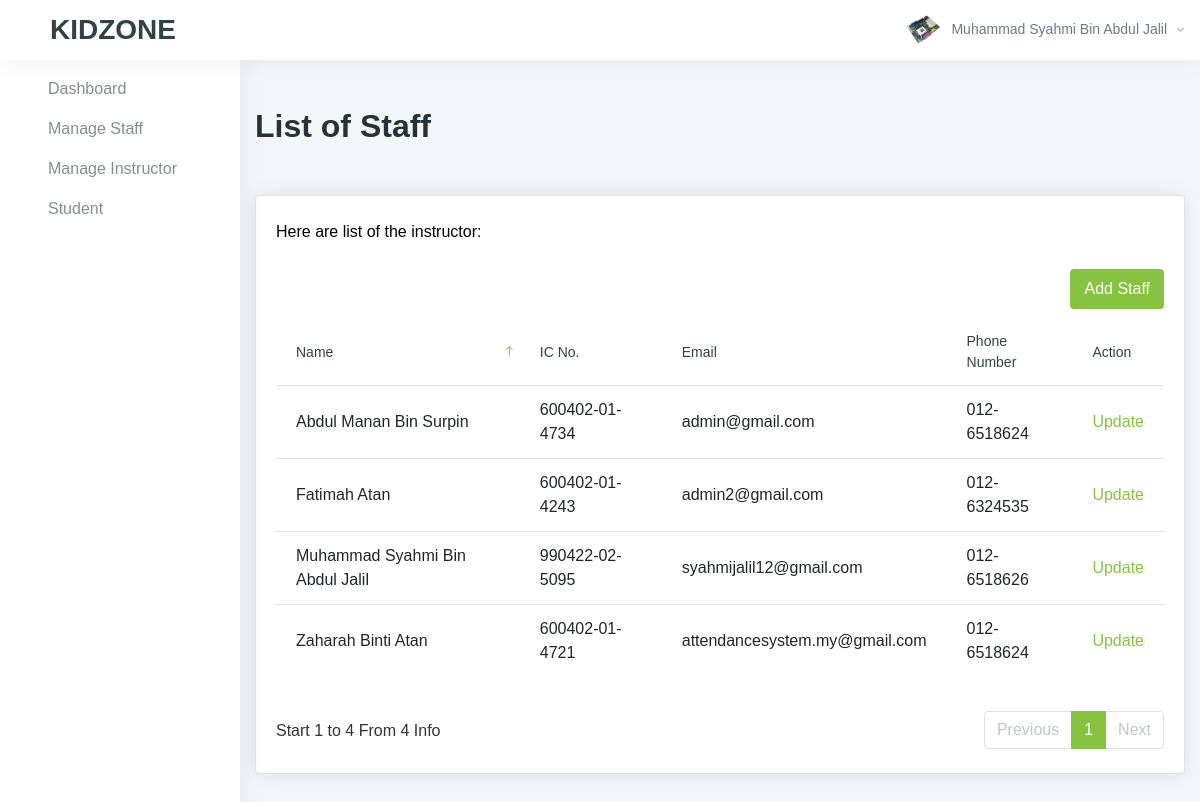
/admin/senaraistaff.php (signed in), run on an earlier commit of the app's database.
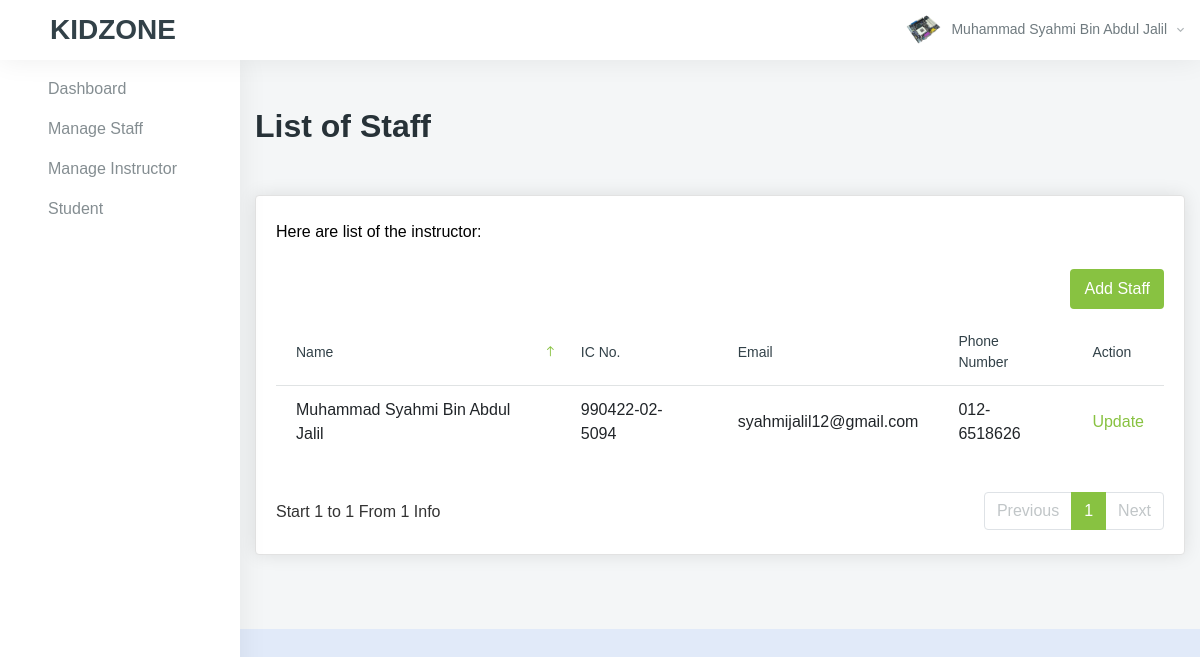
And on a later commit of the database.
### tables this page shows
CREATE TABLE `staff` (
  `staff_id` int(11) NOT NULL,
  `staff_name` varchar(80) NOT NULL,
  `staff_email` varchar(80) NOT NULL,
  `staff_ic` varchar(30) NOT NULL,
  `staff_phone_number` varchar(30) NOT NULL,
  `staff_password` varchar(80) NOT NULL,
  `staff_pic_path` varchar(80) DEFAULT 'default.png'
);

### admin/senaraistaff.php (the view, shortened to what this page needs)
<?php
include "../resources/conn.php";
?>
<!DOCTYPE html>
<html lang="en">
<head>
    <link href="../resources/vendors/vectormap/jquery-jvectormap-2.0.3.css" rel="stylesheet" type="text/css" />
    <link href="../resources/vendors/jquery-toggles/css/toggles.css" rel="stylesheet" type="text/css">
    <link href="../resources/vendors/jquery-toggles/css/themes/toggles-light.css" rel="stylesheet" type="text/css">
    <link href="../resources/vendors/jquery-toast-plugin/dist/jquery.toast.min.css" rel="stylesheet" type="text/css">
    <link href="../resources/vendors/datatables.net-dt/css/jquery.dataTables.min.css" rel="stylesheet" type="text/css" />
    <link href="../resources/vendors/datatables.net-responsive-dt/css/responsive.dataTables.min.css" rel="stylesheet" type="text/css" />
    <link href="../resources/dist/css/style.css" rel="stylesheet" type="text/css">
</head>
<body>
    <div class="hk-wrapper hk-vertical-nav">
        <?php include('header.php') ?>
        <nav class="hk-nav hk-nav-light ">
            <div class="nicescroll-bar">
                <div class="navbar-nav-wrap">
                    <ul class="navbar-nav flex-column">
                        <li class="nav-item ">
                            <a class="nav-link" href="index.php">
                                <span class="nav-link-text">Dashboard</span>
                            </a>
                        </li>
                        <li class="nav-item ">
                            <a class="nav-link" href="senaraistaff.php">
                                <span class="nav-link-text">Manage Staff</span>
                            </a>
                        </li>
                        <li class="nav-item ">
                            <a class="nav-link" href="senaraipengajar.php">
                                <span class="nav-link-text">Manage Instructor</span>
                            </a>
                        </li>
                        <li class="nav-item ">
                            <a class="nav-link" href="senaraipelajar.php">
                                <span class="nav-link-text">Student</span>
                            </a>
                        </li>
                    </ul>
                </div>
            </div>
        </nav>
        <div class="hk-pg-wrapper">
            <div class="container mt-xl-50 mt-sm-30 mt-15">
                <div class="hk-pg-header align-items-top">
                    <div>
                        <h2 class="hk-pg-title font-weight-600 mb-10">List of Staff</h2>
                    </div>
                </div>
                <div class="row">
                    <div class="col-xl-12">
                        <section class="hk-sec-wrapper">
                            <p class="mb-25">Here are list of the instructor:</p>
                            <div class="row">
                                <div class="col-sm">
                                    <div class="table-wrap">
                                        <form method="POST">
                                            <div style="float: right;" class="mb-10">
                                                <button type="submit" name="add" class="btn btn-primary"><a style="color: white;" href="tambahstaff.php">Add Staff</a></button>
                                            </div>
                                        </form>
                                        <table id="datable_6" class="table table-hover pb-30">
                                            <thead>
                                                <tr>
                                                    <th>Name</th>
                                                    <th>IC No.</th>
                                                    <th style="text-transform: none !important;">Email</th>
                                                    <th>Phone Number</th>
                                                    <th>Action</th>
                                                </tr>
                                            </thead>
                                            <tbody>
                                                <?php
                                                $sql = "SELECT * FROM staff";
                                                $result = $conn->query($sql);
                                                if ($result->num_rows > 0) {
                                                    while ($row = $result->fetch_assoc()) { ?>
                                                        <tr>
                                                            <td><?php echo $row['staff_name']; ?></td>
                                                            <td><?php echo $row['staff_ic']; ?></td>
                                                            <td><?php echo $row['staff_email']; ?></td>
                                                            <td><?php echo $row['staff_phone_number']; ?></td>
                                                            <td><a href="managestaff.php?id=<?php echo $row['staff_id']; ?>">Update</a></td>
                                                        </tr>
                                                <?php
                                                    }
                                                }
                                                ?>
                                            </tbody>
                                        </table>
                                    </div>
                                </div>
                            </div>
                        </section>
                    </div>
                </div>
            </div>
        </div>
    </div>
</body>
</html>

### admin/header.php (shortened to what this page needs)
<?php
$staff_id = $_SESSION['staff_id'];
$sql100 = "SELECT * FROM staff WHERE staff_id = " . $staff_id . "";
$result100 = $conn->query($sql100);
$row100 = $result100->fetch_assoc();
$name100 = $row100['staff_name'];
$pic_profile = $row100['staff_pic_path'];
?>
<nav class="navbar navbar-expand-xl navbar-light fixed-top hk-navbar hk-navbar-alt">
    <nav class="navbar navbar-light ">
        <span class="navbar-brand mb-0 h3" style="font-weight: bold;">KIDZONE</span>
    </nav>
    <ul class="navbar-nav hk-navbar-content">
        <li class="nav-item dropdown dropdown-authentication">
            <a class="nav-link dropdown-toggle no-caret" href="#" role="button" data-toggle="dropdown" aria-haspopup="true" aria-expanded="false">
                <div class="media">
                    <div class="media-img-wrap">
                        <div class="avatar">
                            <img src="../resources/img/profile/<?php echo $pic_profile; ?>" alt="user" class="avatar-img rounded-circle">
                        </div>
                    </div>
                    <div class="media-body">
                        <span><?php echo $name100; ?><i class="zmdi zmdi-chevron-down"></i></span>
                    </div>
                </div>
            </a>
        </li>
    </ul>
</nav>

What changed in the data, as far as the page shows it:
removed staff: staff_name "Abdul Manan Bin Surpin", staff_ic "600402-01-4734", staff_email "admin@gmail.com", staff_phone_number "012-6518624"
removed staff: staff_name "Fatimah Atan", staff_ic "600402-01-4243", staff_email "admin2@gmail.com", staff_phone_number "012-6324535"
removed staff: staff_name "Zaharah Binti Atan", staff_ic "600402-01-4721", staff_email "attendancesystem.my@gmail.com", staff_phone_number "012-6518624"
changed staff "Muhammad Syahmi Bin Abdul Jalil": staff_ic "990422-02-5095" → "990422-02-5094"
Also different on the page:
text written by a page script: "Start 1 to 4 From 4 Info Previous 1 Next" → "Start 1 to 1 From 1 Info Previous 1 Next"
